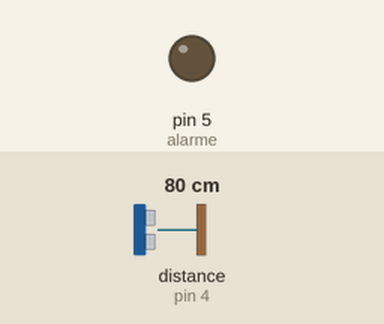
Bench run of a sketch on a simulated Arduino Uno, built with avr-gcc and run on an emulated ATmega328P. Parts: output pins drawn as LEDs (lit = HIGH). The inputs (shaded band) are chosen by the test bench; at power-on: distance to the obstacle (sensor on pin 4) 80 cm. The echo pulse lasts 58.3 µs per cm.

Above: at 1.2 s.
1.3 s: distance to the obstacle (sensor on pin 4) set to 21 cm
2.8 s: distance to the obstacle (sensor on pin 4) set to 18 cm
At 4.0 s:
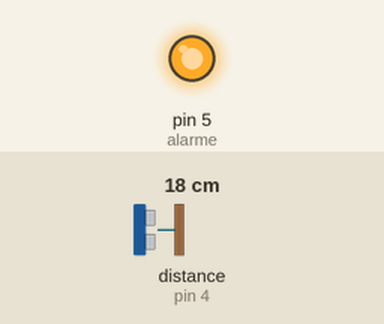
Timing chart, 0 to 5.8 s (numbered marks = the images above; inputs shaded):
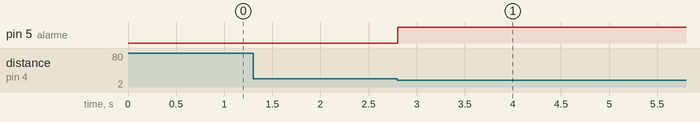

The sketch:

Alarme_com_sensor_ultrassonico.ino
```cpp
#include <Ultrasonic.h>
#define pino_trigger 3 //define o pino trigger escrito no utrassonico como sendo 3
#define pino_echo 4 //define o pino echo escrito no utrassonico como sendo 4
#define alarme 5
//Inicializa o sensor nos pinos definidos acima
Ultrasonic ultrasonic(pino_trigger, pino_echo); //comando especifico da biblioteca Ultrassonic.h
long microsec = 0; // variavel de controle
float distanciaCM = 0; // variavel de controle
void setup()
{
//  pinMode(pino_trigger, INPUT);
//  pinMode(pino_echo, OUTPUT);
  pinMode(alarme, OUTPUT);
}

void loop()
{
  //Lendo o valor do sensor
  microsec = ultrasonic.timing();

  //Convertendo a distância em CM
  distanciaCM = ultrasonic.convert(microsec, Ultrasonic::CM);

   if (distanciaCM <20)
  {
    digitalWrite(alarme, HIGH);
  }
}
```

Measured:
- the behaviour switches between 20 and 19 cm on distance to the obstacle (sensor on pin 4) (found by bisection; images 0 and 1)
- after the input at 1.3 s, every drawn part: stays the same
- after the input at 2.8 s, pin 5 (alarme): LOW → HIGH at once
